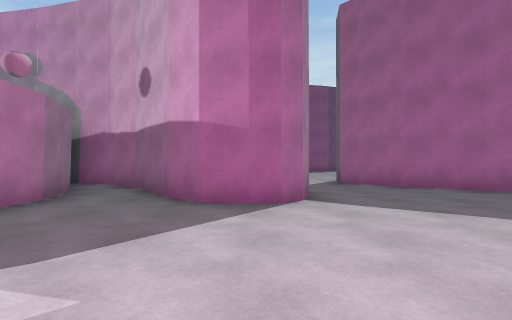
[1] (above)

18 first-person views from a walk through a scene from a Unity 3-D project. The camera is 1.2 m above the floor, looks level and sees 85° across. The floor is counted in squares, 2 m on a side. Each view is taken from the middle of a square. On the plan, view 1 faces up. The plan holds only what a view shows up to about 9 squares ahead; the rest is blank. The place goes on beyond the plan. Some animated figures are not drawn. Some surface patterns are stand-ins.

[2]
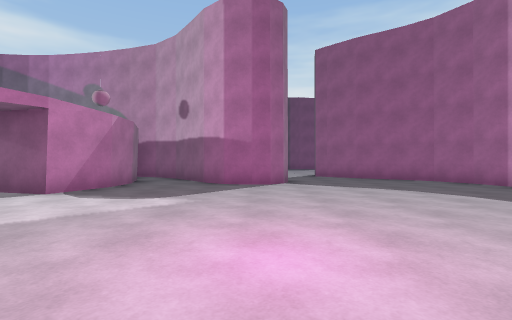

[3]
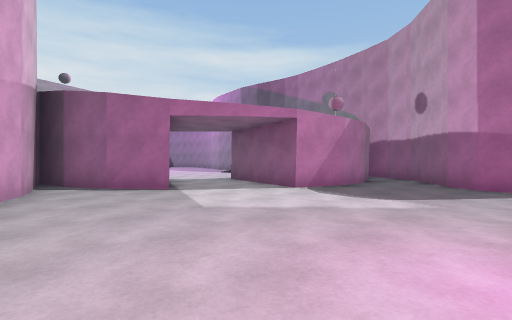

[4]
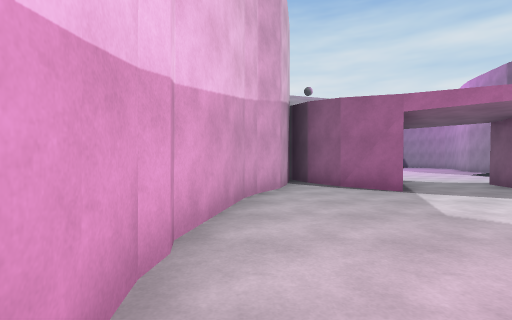

[5]
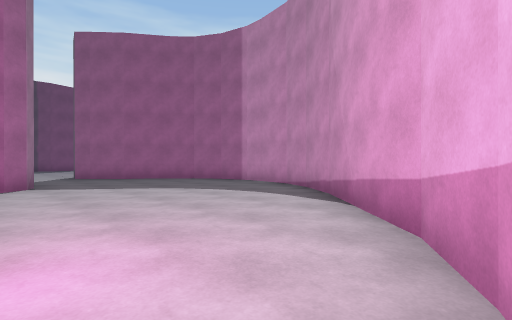

[6]
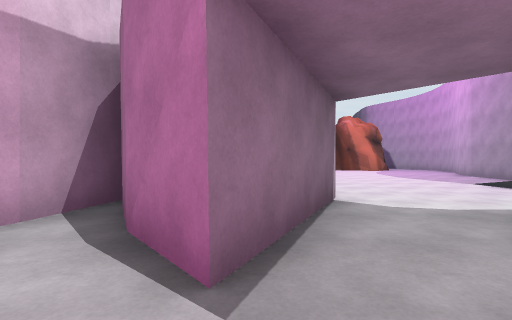

[7]
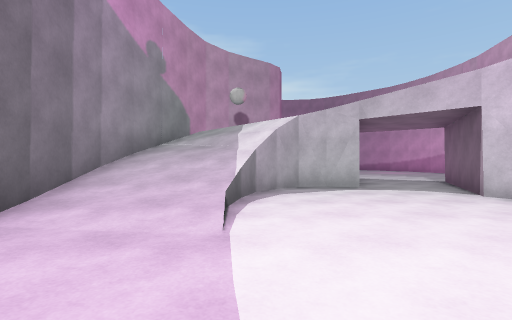

[8]
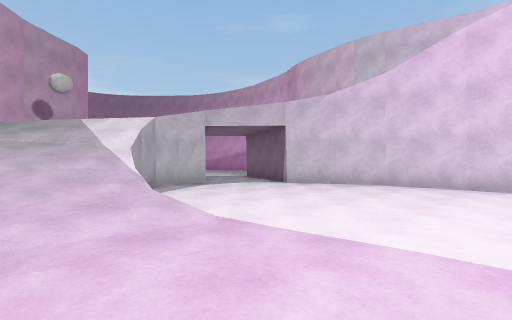

[9]
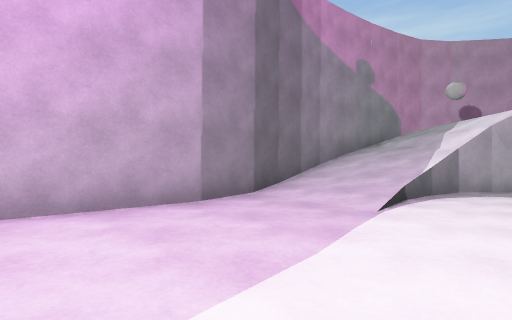

[10]
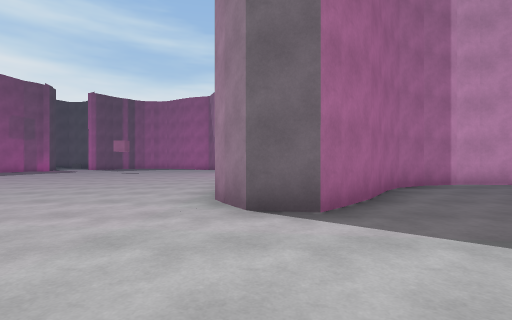

[11]
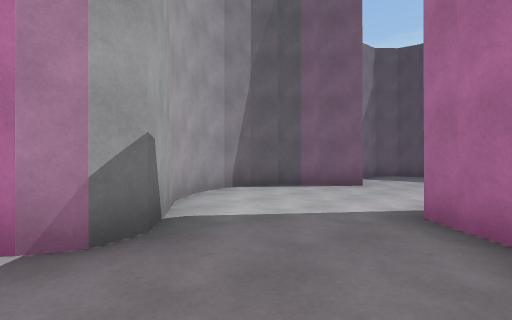

[12]
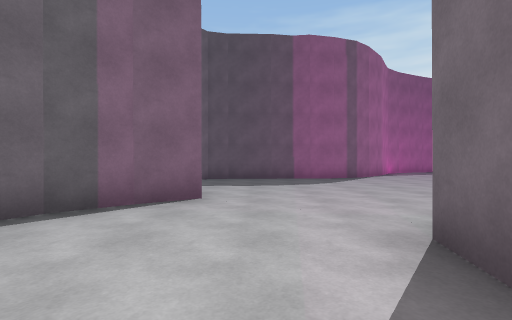

[13]
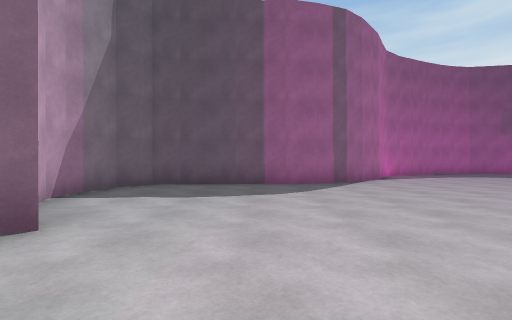

[14]
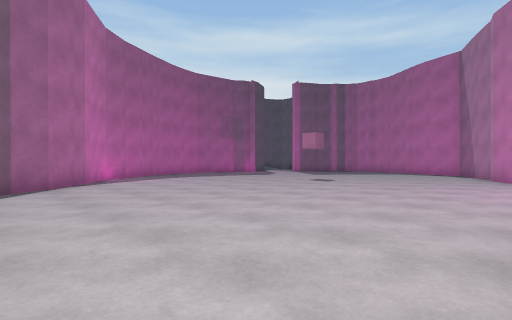

[15]
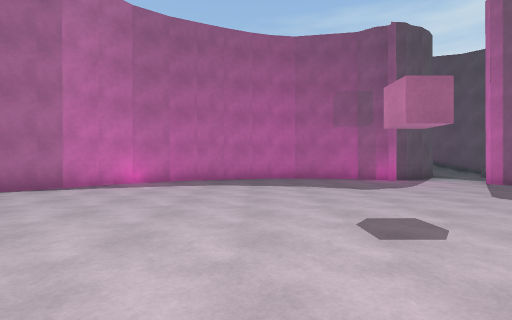

[16]
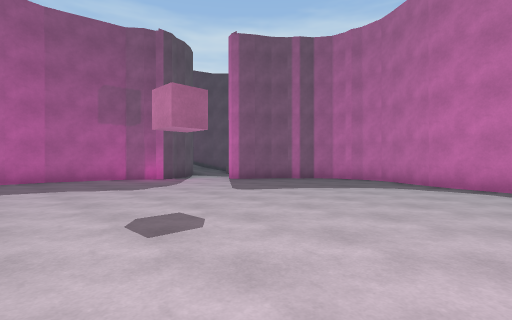

[17]
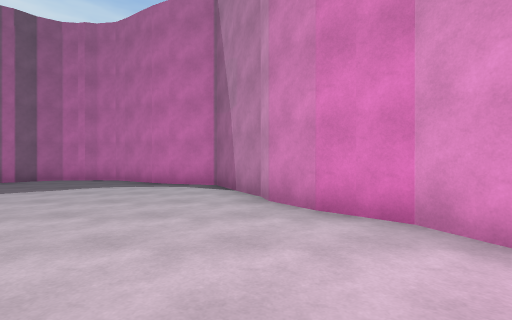

[18]
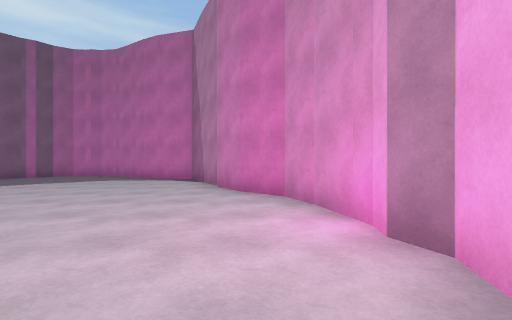

### Floor plan
Key: @ floor where view 1 was taken; # wall or solid block; . floor; / step, stairs or slope; B ball; O other object.
Columns run from 14 left of view 1 to 19 right of it. Each row starts with its distance up from view 1.
 20                       ########..O
 19                     ###.........
 18                     #.........##
 17                    ##..........##
 16                  ###............##
 15              #####...............#
 14             ##..................##
 13             #...................#
 12             ##.................##
 11              #.................#
 10             ###..............###
  9             #..............###
  8 ##########  #....#     #####
  7 ..../////####....##
  6 ..../////B#.##....##
  5 ......#//  ..##....##
  4 .......//  /.##.....#
  3  ....../   /........#
  2  ........//.........#
  1  ....##.............#
  0  ########.....@....##
 -1      ###..........##
 -2       #..........##
 -3       ####.....###
 -4          #####

Positions as (right, up) in squares from view 1, and headings:
1: (0, 0), facing up
2: (0, -3), facing up
3: (0, -3), facing up-left
4: (0, -3), facing left
5: (0, -3), facing up-right
6: (-4, 0), facing left
7: (-13, 5), facing right
8: (-13, 7), facing down-right
9: (-14, 4), facing up-right
10: (-1, 8), facing right
11: (3, 4), facing up-left
12: (1, 6), facing up
13: (2, 8), facing up
14: (4, 9), facing up-right
15: (10, 11), facing up
16: (10, 11), facing up-right
17: (10, 10), facing right
18: (8, 9), facing right
